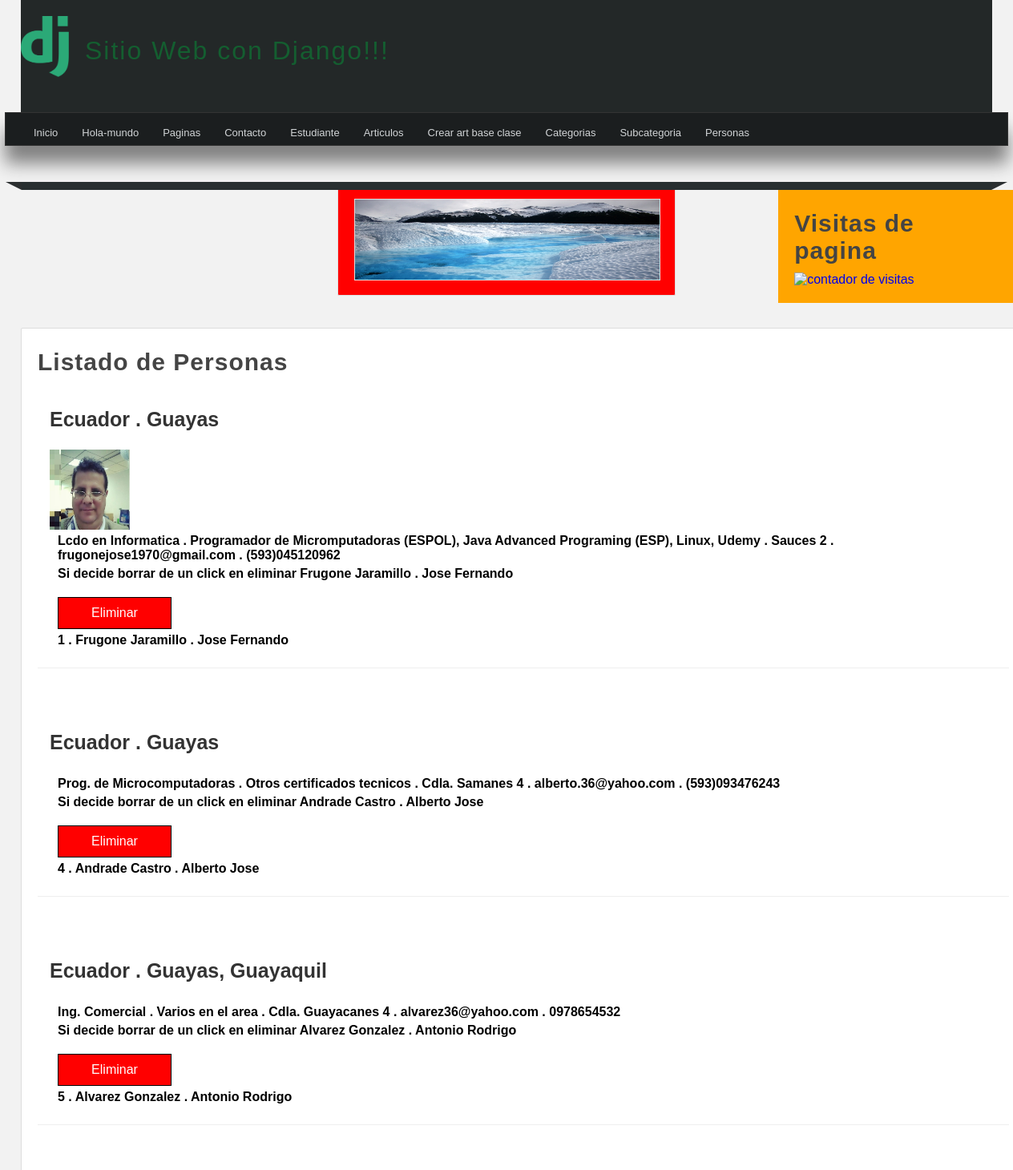
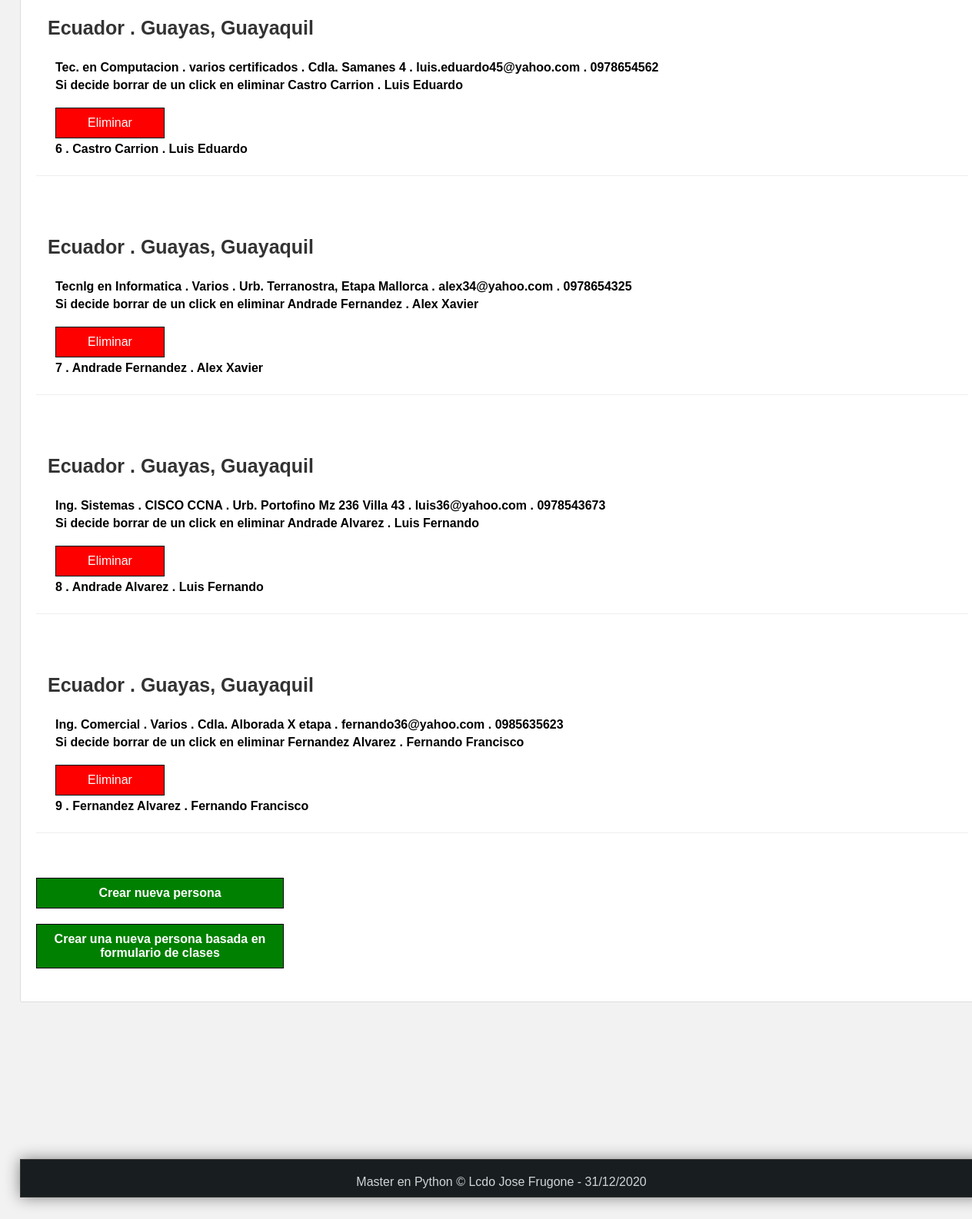
The page /personas-gen/ on the database its author committed (2 pictures, top to bottom).
### miapp/models.py (models this page shows)
class DatosPer(models.Model):
    apellidos = models.CharField(max_length=50)
    nombres = models.CharField(max_length=50)
    profesion = models.CharField(max_length=250, default='null')
    certificado = models.TextField(default='null')
    image = models.ImageField(default='null', upload_to="person")
    pais = models.CharField(max_length=200)
    provincia = models.CharField(max_length=60)
    direccion = models.TextField()
    correo = models.TextField()
    telefono = models.TextField()
    fecha_ing = models.DateTimeField(auto_now_add=True)
    fecha_mod = models.DateTimeField(auto_now=True)

### miapp/views.py (the view)
# urls.py: path('personas-gen/', views.personas_gen, name="lista_gen_personas"),
def personas_gen(request):
    personas = DatosPer.objects.order_by("id")
    return render(request, 'persona.html',{
        'personas':personas
    })

### miapp/templates/persona.html (shortened to what this page needs)
{% extends 'layout.html' %}
{% block content %}
<h1 class="title">Listado de Personas</h1>
   {% if mensaje and mensaje1 %}
      <h3><strong>Mensaje de eliminacion :  {{mensaje}} . {{mensaje1}} </strong></h3>
   {% else %}
         {% for persona in personas %}
            <article class="article-item">
               <p>
                  <h2><strong>{{persona.pais}} . {{persona.provincia}}</strong></h2>
               </p>
               <br/>
               {% if persona.image != 'null' and persona.image.url|length >= 1 %}
                        <div class="image">
                             <img src="{{persona.image.url}}" />
                        </div>
               {% endif %}
               <div class="data">
                  <p><strong> {{persona.profesion}} . {{persona.certificado}} . {{persona.direccion}} . {{persona.correo}} . {{persona.telefono}} </strong></p>
                  <p>
                              <p><strong>Si decide borrar de un click en eliminar {{persona.apellidos}}  .  {{persona.nombres}}</strong></p>
                              <a href="{% url 'borrar_persona' id=persona.id %}" class="btn btn-delete">Eliminar</a>
                  </p>
                  <strong>{{persona.id}}  .  {{persona.apellidos}}  .  {{persona.nombres}}</strong>
                  <br/>
               </div>
            </article>
            <br/>
         {% endfor %}
      <p>
         <strong><a href="{% url 'create_persona' %}" class="btn1 btn1-agregar">Crear nueva persona</a></strong>
      </p>
      <p>
         <strong><a href="{% url 'create_persona_full' %}" class="btn1 btn1-agregar">Crear una nueva persona basada en formulario de clases</a></strong>
      </p>
   {% endif %}
<br/>
{% endblock %}

### miapp/templates/layout.html (shortened to what this page needs)
{% load static %}
<!DOCTYPE html>
<html lang="es">
<head>
    <link rel="stylesheet" type="text/css" href="{% static 'css/styles.css' %}" />
</head>
<body>
    <header>
        <div id="logotipo">
            <img src="{% static 'images/logo.png'%}" />
            <h1>Sitio Web con Django!!!</h1>
        </div>
    </header>
    <nav>
        <ul>
            <li>
                <a href="{% url 'inicio' nombre='Lcdo. Jose Fernando Frugone Jaramillo' %}">Inicio</a>
            </li>
            <li>
                <a href="{% url 'hola_mundo' %}">Hola-mundo</a>
            </li>
            <li>
                <a href="{% url 'pagina' %}">Paginas</a>
            </li>
            <li>
                <a href="{% url 'contacto' profesion='Lcdo.' nombre='Jose Fernando' apellido='Frugone Jaramillo' %}">Contacto</a>
            </li>
            <li>
                <a href="{% url 'estudiante' nombre='Luis Adrian' apellido='Garcia Morales' %}">Estudiante</a>
            </li>
            <li>
                <a href="{% url 'lista_gen_art' %}">Articulos</a>
            </li>
            <li>
                <a href="{% url 'create_full' %}">Crear art base clase</a>
            </li>
            <li>
                <a href="{% url 'lista_gen_cat' %}">Categorias</a>
            </li>
            <li>
                <a href="{% url 'lista_gen_subcate' %}">Subcategoria</a>
            </li>
            <li>
                <a href="{% url 'lista_gen_personas' %}">Personas</a>
            </li>
        </ul>
    </nav>
    <div class="barra">
        <span class="esquina-izquierda"></span>
        <span class="relleno-barra"></span>
        <span class="esquina-derecha"></span>
    </div>
    <div class="contador-visitas">
        <aside>
                <h2 class="title">Visitas de pagina</h2>
                <a href="https://www.contadorvisitasgratis.com" title="contador de visitas"><img
                        src="https://counter3.stat.ovh/private/contadorvisitasgratis.php?c=uaa1seee4dfrfe6n1kmllx6dggjh116s"
                        border="0" title="contador de visitas" alt="contador de visitas" target="_blank"></a>
        </aside>
    </div>
    <div class="box-imagen">
         <img src="{% static 'images/mifondo2.jpg'%}" />
    </div>
    <div id="content">
            <div class="box">
                {% block content %}{% endblock %}
    </div>
    <div class="mapa-lugar">
                    <iframe src="https://www.google.com/maps/embed?pb=!1m14!1m12!1m3!1d15948.13508653324!2d-79.88568169999999!3d-2.1407391000000002!2m3!1f0!2f0!3f0!3m2!1i1024!2i768!4f13.1!5e0!3m2!1ses-419!2sec!4v1604331730668!5m2!1ses-419!2sec" width="300" height="200" frameborder="0" style="border:0;" allowfullscreen="" aria-hidden="false" tabindex="0"></iframe>
    </div>
    <footer>
        Master en Python &copy; Lcdo Jose Frugone - {% now "d/m/Y" %}
    </footer>
</body>
</html>

### miapp/static/css/styles.css (style rules this page uses)
* { margin: 0px; padding: 0px; font-family: sans-serif, Arial, Helvetica; text-decoration: none; }
body { background-color: #F2F2F2; }
p, h2, h3, ul { margin-top: 5px; margin-bottom: 5px; }
ul, ol { margin-left: 20px; margin-bottom: 20px; }
header { width: 1212px; height: 140px; background-color: #232828; margin: 0px auto; }
#logotipo img { display: block; width: 60px; float: left; margin-top: 20px; }
#logotipo h1 { display: block; float: left; letter-spacing: 2px; margin-top: 45px; margin-left: 20px; font-weight: lighter; color: #145e30 }
nav { width: 1250px; height: 40px; background-color: #1B1E1F; border: 1px solid #333333; margin: 0 auto; margin-bottom: 45px; box-shadow: 0px 22px 22px gray; font-size: 13px; }
nav ul { list-style: none; text-decoration: none; }
nav ul li { line-height: 40px; float: left; }
nav ul li a { display: block; padding-left: 15px; padding-right: 15px; color: #d1d4d6; }
.barra { width: 1250px; margin: 0 auto; }
.esquina-izquierda { display: block; border-left: 20px solid transparent; border-top: 10px solid #2B2F30; float: left; }
.esquina-derecha { display: block; border-right: 20px solid transparent; border-top: 10px solid #2B2F30; float: right; }
.relleno-barra { display: block; width: 1210px; background: #282F30; height: 10px; float: left; }
#content { width: 1212px; min-height: 500px; margin: 0px auto; margin-bottom: 30px; margin-top: 40px; }
.box { background: white; width: 100%; min-height: 930px; padding: 20px; border: 1px solid #ddd; border-radius: 2px; margin: 0 auto; }
.box-imagen { background: red; width: 30%; height: 100px; padding: 20px; border: 1px solid #ddd; border-radius: 2px; margin: 0 auto; }
.box-imagen img { width: 100%; height: 100px; float: left; border: 1px solid #ddd; margin: 0 auto; }
.title { color: #444; letter-spacing: 1px; font-size: 30px; margin-bottom: 10px; margin-top: 5px; }
.article-item { margin-bottom: 20px; margin-top: 20px; padding: 15px; border-bottom: 1px solid #eee; clear: both; }
.article-item .image { width: 100px; height: 100px; float: left; overflow: hidden; }
.article-item .image img { height: 100px; width: 100px; }
.article-item .data { float: left; padding: 10px; padding-top: 0px; }
.article-item h2 { display: block; font-size: 25px; color: #333; margin-bottom: 5px; }
.btn { padding: 10px; background: red; color: white; border: 1px solid black; display: block; margin-top: 20px; width: 120px; text-align: center; }
.btn1 { display: block; padding: 10px; background: green; color: white; border: 1px solid black; margin-top: 20px; width: 300px; text-align: center; }
aside { float: right; width: 20%; padding: 20px; min-height: 100px; margin: 0 auto; background: orange; }
footer { width: 1250px; background-color: #181E1F; border: 1px solid #333; color: #d1d4d6; text-align: center; margin: 0 auto; padding-top: 20px; padding-bottom: 10px; box-shadow: 0px 0px 20px gray; }

### rows shown on the page
DatosPer: pais "Ecuador", provincia "Guayas", image (picture), profesion "Lcdo en Informatica", certificado "Programador de Micromputadoras (ESPOL), Java Advanced Programing (ESP), Linux, Udemy", direccion "Sauces 2", correo "frugonejose1970@gmail.com", telefono "(593)045120962", apellidos "Frugone Jaramillo", nombres "Jose Fernando", id "1"
DatosPer: pais "Ecuador", provincia "Guayas", profesion "Prog. de Microcomputadoras", certificado "Otros certificados tecnicos", direccion "Cdla. Samanes 4", correo "alberto.36@yahoo.com", telefono "(593)093476243", apellidos "Andrade Castro", nombres "Alberto Jose", id "4"
DatosPer: pais "Ecuador", provincia "Guayas, Guayaquil", profesion "Ing. Comercial", certificado "Varios en el area", direccion "Cdla. Guayacanes 4", correo "alvarez36@yahoo.com", telefono "0978654532", apellidos "Alvarez Gonzalez", nombres "Antonio Rodrigo", id "5"
DatosPer: pais "Ecuador", provincia "Guayas, Guayaquil", profesion "Tec. en Computacion", certificado "varios certificados", direccion "Cdla. Samanes 4", correo "luis.eduardo45@yahoo.com", telefono "0978654562", apellidos "Castro Carrion", nombres "Luis Eduardo", id "6"
DatosPer: pais "Ecuador", provincia "Guayas, Guayaquil", profesion "Tecnlg en Informatica", certificado "Varios", direccion "Urb. Terranostra, Etapa Mallorca", correo "alex34@yahoo.com", telefono "0978654325", apellidos "Andrade Fernandez", nombres "Alex Xavier", id "7"
DatosPer: pais "Ecuador", provincia "Guayas, Guayaquil", profesion "Ing. Sistemas", certificado "CISCO CCNA", direccion "Urb. Portofino Mz 236 Villa 43", correo "luis36@yahoo.com", telefono "0978543673", apellidos "Andrade Alvarez", nombres "Luis Fernando", id "8"
DatosPer: pais "Ecuador", provincia "Guayas, Guayaquil", profesion "Ing. Comercial", certificado "Varios", direccion "Cdla. Alborada X etapa", correo "fernando36@yahoo.com", telefono "0985635623", apellidos "Fernandez Alvarez", nombres "Fernando Francisco", id "9"
